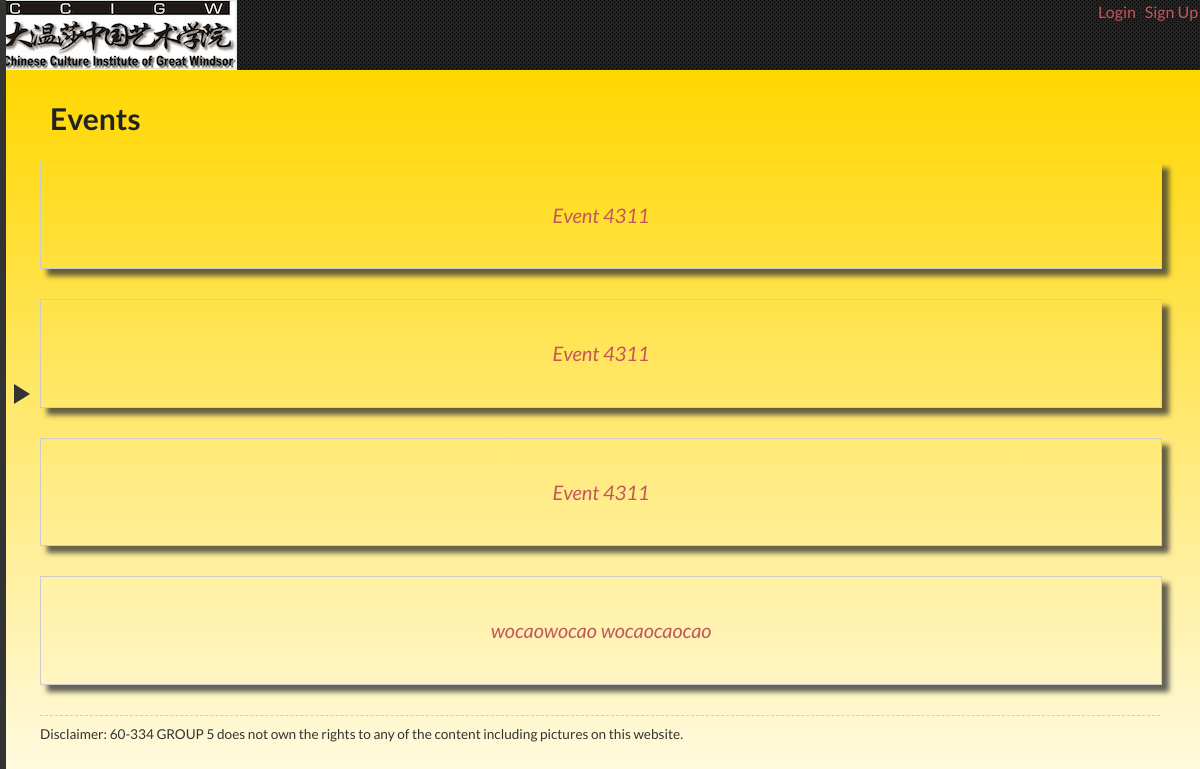
Screenshot of /events.php with the database file from the repository.
### tables this page shows
CREATE TABLE IF NOT EXISTS `db_events` (
  `eventsid` int(11) NOT NULL AUTO_INCREMENT,
  `subject` varchar(255) NOT NULL,
  `readaccess` int(11) NOT NULL,
  `body` mediumtext NOT NULL,
  `categoryid` int(11) NOT NULL,
  `createtime` datetime NOT NULL,
  `uid` int(11) NOT NULL,
  `startime` date DEFAULT NULL,
  `endtime` date DEFAULT NULL,
  `maxmember` int(11) NOT NULL,
  `lastedit` datetime DEFAULT NULL,
  PRIMARY KEY (`eventsid`),
  KEY `uid` (`uid`),
  KEY `categoryid` (`categoryid`)
);

### dblib/config.php (called while the page is built, shortened)
<?php
 $DBNAME="ccigw";
 $DBUSER="root";
 $DBPASS="root";
?>

### dblib/db_events.php (called while the page is built, shortened)
<?php
require_once 'config.php';
class Db_events {
    public $db_connection_handle = NULL;
    function __construct() {
        global $DBUSER, $DBPASS, $DBNAME;
        $this->db_connection_handle =
            new PDO( "mysql:host=localhost;dbname=$DBNAME", $DBUSER, $DBPASS );
        $this->db_connection_handle->
        setAttribute( PDO::ATTR_ERRMODE, PDO::ERRMODE_EXCEPTION );
        $this->db_connection_handle->setAttribute( PDO::ATTR_CASE, PDO::CASE_LOWER );
        $this->db_connection_handle->
        setAttribute( PDO::ATTR_ORACLE_NULLS, PDO::NULL_NATURAL );
    }
    public function show_events_list( $offset, $pagesize ) {
        try{
            $sql='SELECT * FROM db_events LIMIT :offset,:pagesize';
            $st = $this->db_connection_handle->prepare( $sql );
            $st->bindParam( ':offset', $offset, PDO::PARAM_INT );
            $st->bindParam( ':pagesize', $pagesize, PDO::PARAM_INT );
            $st->execute();
            $st->setFetchMode( PDO::FETCH_ASSOC );
            $result=array();
            while ( $row = $st->fetch() ) {
                array_push( $result, $row );
            }
            return $result;
        }
        catch ( PDOException $e ) {
            return $e->getMessage();
        }
    }
}
?>

### events.php (the view, shortened to what this page needs)
<?php
require_once('include/demoframe.php');
require_once('dblib/db_events.php');
$event_handle = new Db_events();
    echo'
    <h1>Events</h1>';
    foreach( $event_handle->show_events_list(0, 50) as $aEvent)
    {
    echo '
    <div id="eventBox">
            <p id="eventInfo"> <a href="eventpage.php?eventsid=' ,$aEvent["eventsid"]
            ,'" > ', $aEvent['subject'] , '</a></p>
    </div>
';
    }
?>

### css/layout.css (style rules this page uses)
* { margin: 0; padding: 0; }
html, body { height: 100%; overflow: hidden; }
body { background-color: #222; background-repeat: repeat; font-family: 'Lato', Helvetica, sans-serif; font-size: 16px; color: #222; }
a { color: #c2575b; text-decoration: none; -webkit-transition: 0.15s color ease; -moz-transition: 0.15s color ease; -ms-transition: 0.15s color ease; -o-transition: 0.15s color ease; transition: 0.15s color ease; }
h1, h2 { font-size: 24px; }
.contents p { margin: 10px 0 10px 0; font-size: 16px; line-height: 1.32; }
h1 { font-size: 30px; padding:10px; }
#eventBox { width: 100%; padding: 30px 0; text-align: center; border: 1px solid #CCCCCC; margin: 15px 0 30px;-webkit-box-shadow: 7px 7px 5px 0px rgba(50, 50, 50, 0.75); -moz-box-shadow: 7px 7px 5px 0px rgba(50, 50, 50, 0.75); box-shadow: 7px 7px 5px 0px rgba(50, 50, 50, 0.75); }
#eventInfo { font-style: italic; font-size: 20px; }

### rows the page displays
db_events: subject "Event 4311"
db_events: subject "Event 4311"
db_events: subject "Event 4311"
db_events: subject "wocaowocao wocaocaocao"

### other values shown
$login['label'] "Login"
